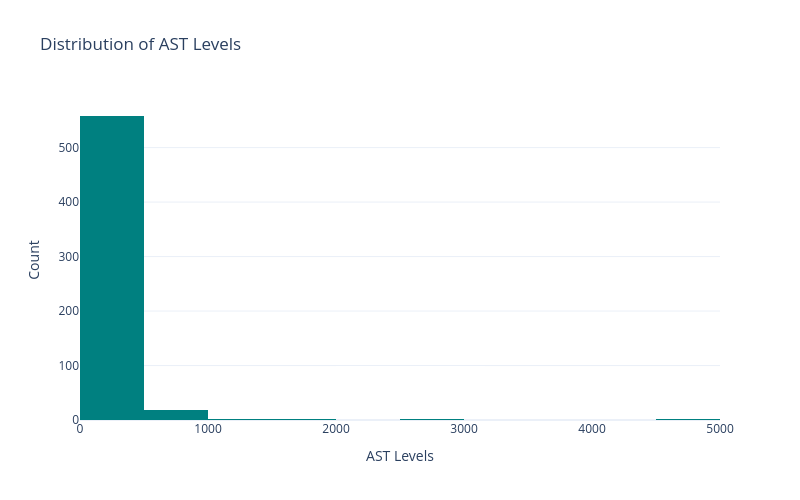

Notebook code for this chart:
### Markdown cell above
**7. Aspartate Aminotransferase**

### Code cell
fig = px.histogram(
    data, 
    x="Aspartate Aminotransferase", 
    title="Distribution of AST Levels", 
    nbins=20,  
    color_discrete_sequence=["teal"]  
)
fig.update_layout(
    xaxis_title="AST Levels", 
    yaxis_title="Count", 
    template="plotly_white",  
    width=800,  
    height=500   
)
fig.show()

### Figure 1 — Plotly figure (JSON) as saved in the notebook; plotly's stock layout.template omitted (floating-point values rounded to 4 significant figures; data arrays with more than 128 entries replaced by an {"elided": "..."} marker saying what was removed)
{"data": [{"alignmentgroup": "True", "bingroup": "x", "hovertemplate": "Aspartate Aminotransferase=%{x}<br>count=%{y}<extra></extra>", "legendgroup": "", "marker": {"color": "teal", "pattern": {"shape": ""}}, "name": "", "nbinsx": 20, "offsetgroup": "", "orientation": "v", "showlegend": false, "type": "histogram", "x": {"elided": "583 int values"}, "xaxis": "x", "yaxis": "y"}], "layout": {"barmode": "relative", "height": 500, "legend": {"tracegroupgap": 0}, "title": {"text": "Distribution of AST Levels"}, "width": 800, "xaxis": {"anchor": "y", "autorange": true, "domain": [0, 1], "range": [-0.5, 5000.0], "title": {"text": "AST Levels"}, "type": "linear"}, "yaxis": {"anchor": "x", "autorange": true, "domain": [0, 1], "range": [0, 587.4], "title": {"text": "Count"}}}}
